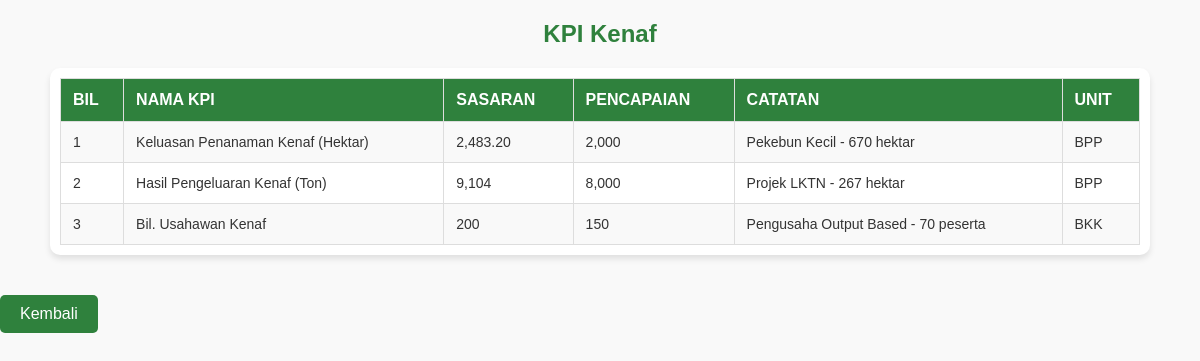
The app's page /kenaf.php with its own data.
### tables this page shows
CREATE TABLE `kpisubdata` (
  `SUBID` int(11) NOT NULL,
  `SASARAN` varchar(255) NOT NULL,
  `PENCAPAIAN` varchar(255) NOT NULL,
  `CATATAN` text DEFAULT NULL,
  `JENISUNIT` varchar(50) NOT NULL,
  `DATAID` int(11) DEFAULT NULL,
  `SUBDATANAME` varchar(255) DEFAULT NULL
);

CREATE TABLE `kpimaindata` (
  `DATAID` int(11) NOT NULL,
  `DATADATE` date NOT NULL,
  `DATATYPE` enum('KENAF','TEMBAKAU','PENTADBIRAN') NOT NULL,
  `DATANAME` varchar(100) NOT NULL,
  `USERID` int(11) DEFAULT NULL
);

### kenaf.php (the view, shortened to what this page needs)
<?php
include 'dbconnect.php';
$sql = "SELECT kpi.kpimaindata.DATANAME, kpi.kpisubdata.SASARAN, kpi.kpisubdata.PENCAPAIAN, kpi.kpisubdata.CATATAN, kpi.kpisubdata.JENISUNIT
        FROM kpi.kpimaindata
        JOIN kpi.kpisubdata ON kpi.kpimaindata.DATAID = kpi.kpisubdata.DATAID
        WHERE kpi.kpimaindata.DATATYPE = 'KENAF'";
$result = $conn->query($sql);
?>
<!DOCTYPE html>
<html lang="ms">
<head>
</head>
<body>
    <h2>KPI Kenaf</h2>
    <div class="table-container">
        <table>
            <tr>
                <th>Bil</th>
                <th>Nama KPI</th>
                <th>Sasaran</th>
                <th>Pencapaian</th>
                <th>Catatan</th>
                <th>Unit</th>
            </tr>
            <?php
            $bil = 1;
            while ($row = $result->fetch_assoc()): ?>
                <tr>
                    <td><?= $bil++ ?></td>
                    <td><?= htmlspecialchars($row["DATANAME"]) ?></td>
                    <td><?= htmlspecialchars($row["SASARAN"]) ?></td>
                    <td><?= htmlspecialchars($row["PENCAPAIAN"]) ?></td>
                    <td><?= htmlspecialchars($row["CATATAN"]) ?></td>
                    <td><?= htmlspecialchars($row["JENISUNIT"]) ?></td>
                </tr>
            <?php endwhile; ?>
        </table>
    </div>
    <a href="homepage.html">Kembali</a>
</body>
</html>

### kenaf.php (style rules this page uses)
body { font-family: Arial, sans-serif; margin: 0; padding: 0; background-color: #f9f9f9; color: #333; }
h2 { text-align: center; margin-top: 20px; color: #2f813d; }
.table-container { margin: 20px auto; padding: 10px; max-width: 90%; background: #fff; border-radius: 10px; box-shadow: 0px 4px 6px rgba(0, 0, 0, 0.1); overflow-x: auto; }
table { border-collapse: collapse; width: 100%; table-layout: auto; word-wrap: break-word; }
th, td { border: 1px solid #ddd; padding: 12px; text-align: left; color: #333; }
th { background-color: #2f813d; color: white; font-weight: bold; text-transform: uppercase; }
tr:nth-child(even) { background-color: #f9f9f9; }
td { font-size: 14px; }
a { display: inline-block; margin: 20px auto; text-align: center; text-decoration: none; color: white; background-color: #2f813d; padding: 10px 20px; border-radius: 5px; transition: background-color 0.3s ease-in-out; }

### records on screen
kpisubdata: DATAID.DATANAME "Keluasan Penanaman Kenaf (Hektar)", SASARAN "2,483.20", PENCAPAIAN "2,000", CATATAN "Pekebun Kecil - 670 hektar", JENISUNIT "BPP"
kpisubdata: DATAID.DATANAME "Hasil Pengeluaran Kenaf (Ton)", SASARAN "9,104", PENCAPAIAN "8,000", CATATAN "Projek LKTN - 267 hektar", JENISUNIT "BPP"
kpisubdata: DATAID.DATANAME "Bil. Usahawan Kenaf", SASARAN "200", PENCAPAIAN "150", CATATAN "Pengusaha Output Based - 70 peserta", JENISUNIT "BKK"
